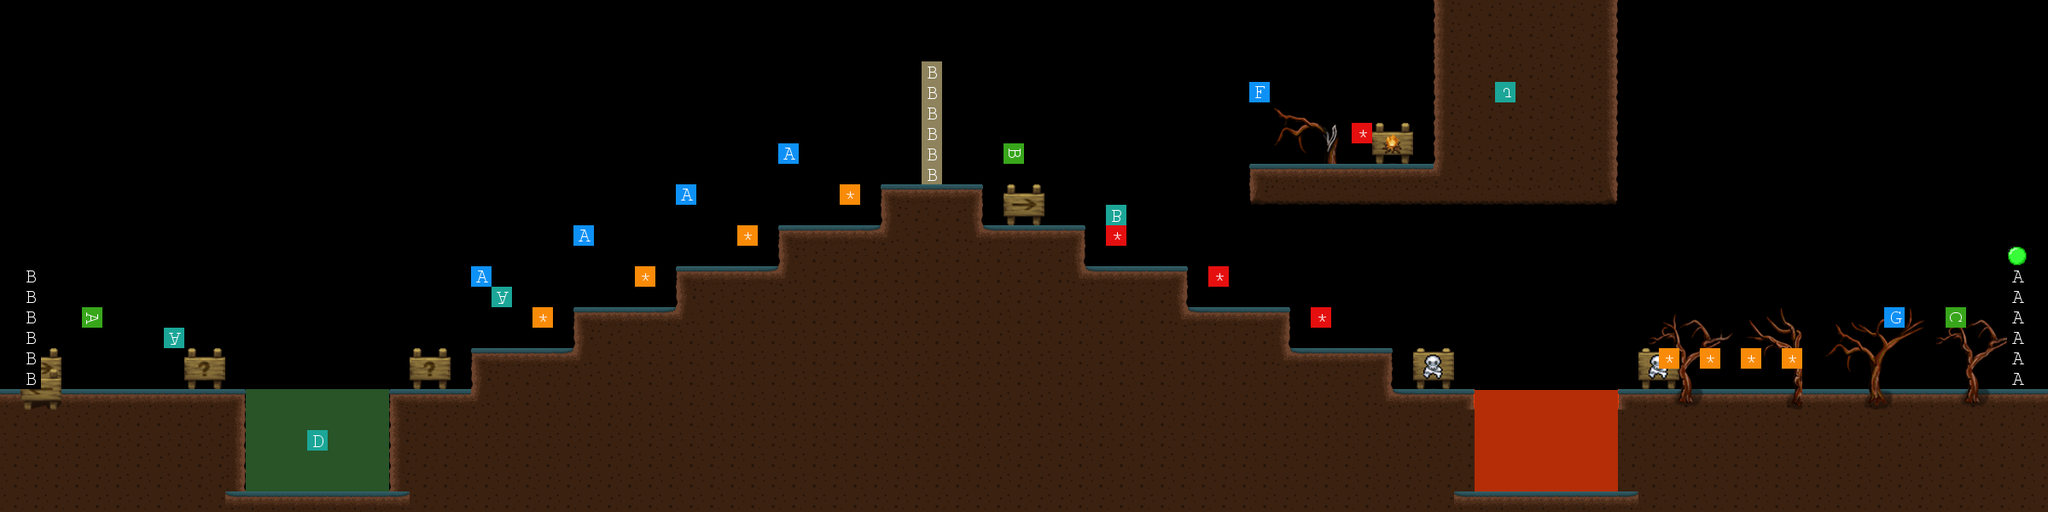

A 2D game scene composited from a Tiled map and its tileset images. What follows is a short description and the map's XML, with each tile layer's data collapsed to a summary:
An orthogonal 100x25 tile map with 24x24 px tiles, 11 tile layers (DecorationBack_1, Base_1, Base_2, Solid_1, ...), 10 tilesets and 6 objects (1, 2, 3, 4, 5, ...).

<map version="1.2" tiledversion="1.3.0" orientation="orthogonal" renderorder="right-down" compressionlevel="0" width="100" height="25" tilewidth="24" tileheight="24" infinite="0" nextlayerid="13" nextobjectid="7">
 <tileset firstgid="1" name="BaseDark" tilewidth="24" tileheight="24" spacing="1" margin="1" tilecount="8" columns="8">
  <image source="maps/BaseDark.png" width="201" height="26" />
 </tileset>
 <tileset firstgid="9" name="SolidDark" tilewidth="24" tileheight="24" spacing="1" margin="1" tilecount="8" columns="8">
  <image source="maps/SolidDark.png" width="201" height="26" />
 </tileset>
 <tileset firstgid="17" name="PoisonedLiquid" tilewidth="24" tileheight="24" spacing="1" margin="1" tilecount="30" columns="6">
  <image source="maps/PoisonedWater.png" width="151" height="126" />
 </tileset>
 <tileset firstgid="47" name="Liquid" tilewidth="24" tileheight="24" spacing="1" margin="1" tilecount="30" columns="6">
  <image source="maps/Water.png" width="151" height="126" />
 </tileset>
 <tileset firstgid="77" name="Trees2" tilewidth="24" tileheight="24" tilecount="300" columns="15">
  <image source="maps/Trees2.png" width="360" height="480" />
 </tileset>
 <tileset firstgid="377" name="Location" tilewidth="24" tileheight="24" tilecount="100" columns="10">
  <image source="maps/Location.png" width="240" height="240" />
 </tileset>
 <tileset firstgid="477" name="Notification" tilewidth="24" tileheight="24" tilecount="100" columns="10">
  <image source="maps/Notification.png" width="240" height="240" />
 </tileset>
 <tileset firstgid="577" name="Flags" tilewidth="24" tileheight="24" tilecount="330" columns="30">
  <image source="maps/MarioFlags.png" width="720" height="264" />
 </tileset>
 <tileset firstgid="907" name="OtherFlags" tilewidth="24" tileheight="24" tilecount="1024" columns="32">
  <image source="maps/OtherFlags.png" width="768" height="768" />
 </tileset>
 <tileset firstgid="1931" name="GreenLiquid" tilewidth="24" tileheight="24" spacing="1" margin="1" tilecount="30" columns="6">
  <image source="maps/GreenWater.png" width="151" height="126" />
 </tileset>
 <layer id="6" name="DecorationBack_1" width="100" height="25">
  <data>[2500 cells, 68 non-empty, 39 distinct tile ids]</data>
 </layer>
 <layer id="1" name="Base_1" width="100" height="25">
  <data>[2500 cells, 107 non-empty, 7 distinct tile ids]</data>
 </layer>
 <layer id="9" name="Base_2" width="100" height="25">
  <data>[2500 cells, 7 non-empty, 2 distinct tile ids]</data>
 </layer>
 <layer id="2" name="Solid_1" width="100" height="25">
  <data>[2500 cells, 743 non-empty, 8 distinct tile ids]</data>
 </layer>
 <layer id="10" name="Solid_2" width="100" height="25">
  <data>[2500 cells, 49 non-empty, 3 distinct tile ids]</data>
 </layer>
 <layer id="4" name="Liquid_1" width="100" height="25" opacity="0.75">
  <properties>
   <property name="ACCELERATION" value="0.35" />
   <property name="LOOPS" value="2" />
   <property name="SPEED" value="2" />
   <property name="TILES" value="1,2,3,4,5,6,7,8,9,10,11,12,13,14,15,16,17,18,19,20,21,22,23,24" />
   <property name="TYPEUPDATE" value="0" />
  </properties>
  <data>[2500 cells, 42 non-empty, 2 distinct tile ids]</data>
 </layer>
 <layer id="12" name="Liquid_2" width="100" height="25" opacity="0.75">
  <properties>
   <property name="ACCELERATION" value="0.35" />
   <property name="ASPECTS" value="7" />
   <property name="FORM" value="10017" />
   <property name="LOOPS" value="6" />
   <property name="POISON" value="YES" />
   <property name="PROBABILITYTOAPPEAR" value="0.1" />
   <property name="SPEED" value="2" />
   <property name="SPEEDCHANGE" value="2" />
   <property name="TILES" value="1,2,3,4,5,6,7,8,9,10,11,12,13,14,15,16,17,18,19,20,21,22,23,24" />
   <property name="TYPEUPDATE" value="0" />
   <property name="VISUALEFFECT" value="0" />
   <property name="ZONE" value="72,19,0,78,24,0" />
  </properties>
  <data>[2500 cells, 42 non-empty, 2 distinct tile ids]</data>
 </layer>
 <layer id="11" name="Base_Lake" width="100" height="25">
  <data>[2500 cells, 18 non-empty, 3 distinct tile ids]</data>
 </layer>
 <layer id="5" name="DecorationFront_1" width="100" height="25">
  <data>[2500 cells, 99 non-empty, 74 distinct tile ids]</data>
 </layer>
 <layer id="7" name="Location" width="100" height="25">
  <data>[2500 cells, 26 non-empty, 12 distinct tile ids]</data>
 </layer>
 <layer id="8" name="Notification" width="100" height="25">
  <data>[2500 cells, 18 non-empty, 3 distinct tile ids]</data>
 </layer>
 <objectgroup id="3" name="ObjectZone">
  <object id="1" name="1" x="528" y="288" width="72" height="72">
   <properties>
    <property name="0" value="YES" />
    <property name="1" value="NO" />
    <property name="10" value="4" />
    <property name="2" value="NO" />
    <property name="3" value="NO" />
    <property name="4" value="0,6,21" />
    <property name="5" value="0" />
    <property name="6" value="60" />
    <property name="7" value="1000" />
    <property name="8" value="5" />
    <property name="9" value="71130" />
   </properties>
  </object>
  <object id="2" name="2" x="648" y="240" width="72" height="72">
   <properties>
    <property name="0" value="YES" />
    <property name="1" value="NO" />
    <property name="10" value="4" />
    <property name="2" value="NO" />
    <property name="3" value="NO" />
    <property name="4" value="0,6,21" />
    <property name="5" value="0" />
    <property name="6" value="60" />
    <property name="7" value="1000" />
    <property name="8" value="5" />
    <property name="9" value="71131" />
   </properties>
  </object>
  <object id="3" name="3" x="768" y="192" width="72" height="72">
   <properties>
    <property name="0" value="YES" />
    <property name="1" value="NO" />
    <property name="10" value="4" />
    <property name="2" value="NO" />
    <property name="3" value="NO" />
    <property name="4" value="0,6,21" />
    <property name="5" value="0" />
    <property name="6" value="60" />
    <property name="7" value="1000" />
    <property name="8" value="5" />
    <property name="9" value="71132" />
   </properties>
  </object>
  <object id="4" name="4" x="888" y="144" width="72" height="72">
   <properties>
    <property name="0" value="YES" />
    <property name="1" value="NO" />
    <property name="10" value="4" />
    <property name="2" value="NO" />
    <property name="3" value="NO" />
    <property name="4" value="0,6,21" />
    <property name="5" value="0" />
    <property name="6" value="60" />
    <property name="7" value="1000" />
    <property name="8" value="5" />
    <property name="9" value="71133" />
   </properties>
  </object>
  <object id="5" name="5" x="1440" y="72" width="72" height="72">
   <properties>
    <property name="0" value="YES" />
    <property name="1" value="NO" />
    <property name="10" value="3" />
    <property name="2" value="NO" />
    <property name="3" value="NO" />
    <property name="4" value="0,6,21" />
    <property name="5" value="0" />
    <property name="6" value="60" />
    <property name="7" value="1000" />
    <property name="8" value="5" />
    <property name="9" value="71134" />
   </properties>
  </object>
  <object id="6" name="6" x="2184" y="336" width="72" height="72">
   <properties>
    <property name="0" value="YES" />
    <property name="1" value="NO" />
    <property name="10" value="2" />
    <property name="2" value="NO" />
    <property name="3" value="NO" />
    <property name="4" value="0,6,21" />
    <property name="5" value="0" />
    <property name="6" value="40" />
    <property name="7" value="2000" />
    <property name="8" value="7" />
    <property name="9" value="71135" />
   </properties>
  </object>
 </objectgroup>
</map>
